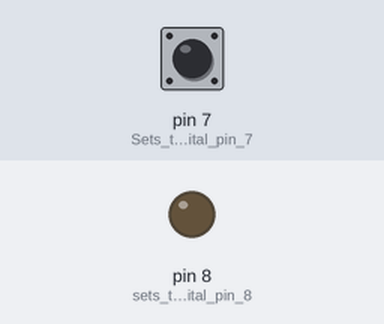
The sketch below on a simulated Arduino Uno, built with avr-gcc and run on an emulated ATmega328P. On the bench: output pins drawn as LEDs (lit = HIGH). Dashed ring = blinking. Inputs (shaded band) come from the test bench; at power-on: pin 7 (Sets_the_digital_pin_7) LOW.

Above: at 1.2 s.
1.3 s: pin 7 (Sets_the_digital_pin_7) pulled HIGH for 3.2 s
At 2.1 s:
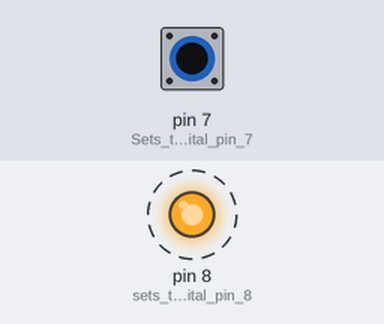
Timing chart, 0 to 5.8 s (numbered marks = the images above; inputs shaded):
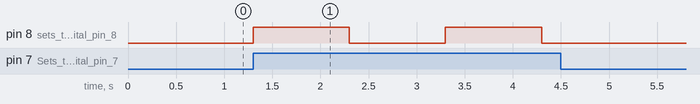

The sketch:

ece1895_HW09_cdp40.ino
```cpp
// Charlie Peters
//Eric made this comment, eat44
//Sean Albright

void setup() {
  pinMode(8, OUTPUT);    // sets the digital pin 8 (IC pin 14) as output
  pinMode(7, INPUT);     // Sets the digital pin 7 (IC pin 13) as input

}

// Create a variable to store status of button press
int val = 0;

void loop() {

  // Get button status and store in 'val'
  val = digitalRead(7);

  // If button has been pressed then blink
  if (val == HIGH) {

    // Perform the blinking by periodically turning light on and off
    digitalWrite(8, HIGH); // sets the digital pin 8 on
    delay(1000);            // waits for a second
    digitalWrite(8, LOW);  // sets the digital pin 8 off
    delay(1000);            // waits for a second

  }

}
```

Measured:
- after the input at 1.3 s, pin 8 (sets_the_digital_pin_8): alternates HIGH for 1.0 s and LOW for 1.0 s, 4 changes in all, then stays LOW, starting at once
